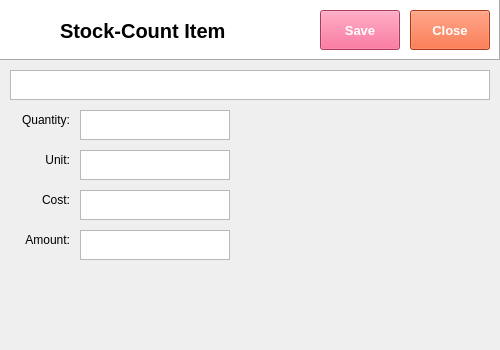
<?xml version="1.0" encoding="UTF-8"?>
<ui version="4.0">
 <class>Dialog</class>
 <widget class="QDialog" name="Dialog">
  <property name="geometry">
   <rect>
    <x>0</x>
    <y>0</y>
    <width>500</width>
    <height>350</height>
   </rect>
  </property>
  <property name="windowTitle">
   <string>Dialog</string>
  </property>
  <widget class="QFrame" name="frame">
   <property name="geometry">
    <rect>
     <x>0</x>
     <y>0</y>
     <width>500</width>
     <height>60</height>
    </rect>
   </property>
   <property name="autoFillBackground">
    <bool>false</bool>
   </property>
   <property name="styleSheet">
    <string notr="true">background-color: rgb(255, 255, 255);</string>
   </property>
   <property name="frameShape">
    <enum>QFrame::Panel</enum>
   </property>
   <property name="frameShadow">
    <enum>QFrame::Raised</enum>
   </property>
   <widget class="QLabel" name="label">
    <property name="geometry">
     <rect>
      <x>10</x>
      <y>10</y>
      <width>38</width>
      <height>32</height>
     </rect>
    </property>
    <property name="text">
     <string/>
    </property>
    <property name="pixmap">
     <pixmap>../../python-pos/img/Disbursement.png</pixmap>
    </property>
    <property name="scaledContents">
     <bool>true</bool>
    </property>
   </widget>
   <widget class="QLabel" name="label_2">
    <property name="geometry">
     <rect>
      <x>60</x>
      <y>10</y>
      <width>220</width>
      <height>41</height>
     </rect>
    </property>
    <property name="font">
     <font>
      <family>Segoe UI</family>
      <pointsize>15</pointsize>
      <weight>75</weight>
      <bold>true</bold>
     </font>
    </property>
    <property name="text">
     <string>Stock-Count Item</string>
    </property>
    <property name="textFormat">
     <enum>Qt::PlainText</enum>
    </property>
   </widget>
   <widget class="QPushButton" name="pushButton">
    <property name="geometry">
     <rect>
      <x>1200</x>
      <y>10</y>
      <width>70</width>
      <height>40</height>
     </rect>
    </property>
    <property name="font">
     <font>
      <family>Segoe UI</family>
      <pointsize>10</pointsize>
      <weight>75</weight>
      <bold>true</bold>
     </font>
    </property>
    <property name="autoFillBackground">
     <bool>false</bool>
    </property>
    <property name="styleSheet">
     <string notr="true">background-color: rgb(240, 80, 128);
color: rgb(255, 255, 255);</string>
    </property>
    <property name="text">
     <string>View</string>
    </property>
   </widget>
   <widget class="QPushButton" name="pushButton_2">
    <property name="geometry">
     <rect>
      <x>1280</x>
      <y>10</y>
      <width>70</width>
      <height>40</height>
     </rect>
    </property>
    <property name="font">
     <font>
      <family>Segoe UI</family>
      <pointsize>10</pointsize>
      <weight>75</weight>
      <bold>true</bold>
     </font>
    </property>
    <property name="styleSheet">
     <string notr="true">background-color: rgb(243, 79, 28);
color: rgb(255, 255, 255);</string>
    </property>
    <property name="text">
     <string>Close</string>
    </property>
    <property name="flat">
     <bool>false</bool>
    </property>
   </widget>
  </widget>
  <widget class="QPushButton" name="pushButton_6">
   <property name="geometry">
    <rect>
     <x>320</x>
     <y>10</y>
     <width>80</width>
     <height>40</height>
    </rect>
   </property>
   <property name="font">
    <font>
     <family>Segoe UI</family>
     <pointsize>10</pointsize>
     <weight>75</weight>
     <bold>true</bold>
    </font>
   </property>
   <property name="autoFillBackground">
    <bool>false</bool>
   </property>
   <property name="styleSheet">
    <string notr="true">background-color: rgb(240, 80, 128);
color: rgb(255, 255, 255);</string>
   </property>
   <property name="text">
    <string>Save</string>
   </property>
  </widget>
  <widget class="QPushButton" name="pushButton_7">
   <property name="geometry">
    <rect>
     <x>410</x>
     <y>10</y>
     <width>80</width>
     <height>40</height>
    </rect>
   </property>
   <property name="font">
    <font>
     <family>Segoe UI</family>
     <pointsize>10</pointsize>
     <weight>75</weight>
     <bold>true</bold>
    </font>
   </property>
   <property name="autoFillBackground">
    <bool>false</bool>
   </property>
   <property name="styleSheet">
    <string notr="true">background-color: rgb(243, 79, 28);
color: rgb(255, 255, 255);</string>
   </property>
   <property name="text">
    <string>Close</string>
   </property>
  </widget>
  <widget class="QTextEdit" name="textEdit_2">
   <property name="geometry">
    <rect>
     <x>10</x>
     <y>70</y>
     <width>480</width>
     <height>30</height>
    </rect>
   </property>
  </widget>
  <widget class="QLabel" name="label_3">
   <property name="geometry">
    <rect>
     <x>10</x>
     <y>110</y>
     <width>60</width>
     <height>20</height>
    </rect>
   </property>
   <property name="font">
    <font>
     <family>Segoe UI</family>
     <pointsize>9</pointsize>
    </font>
   </property>
   <property name="text">
    <string>Quantity:</string>
   </property>
   <property name="alignment">
    <set>Qt::AlignRight|Qt::AlignTrailing|Qt::AlignVCenter</set>
   </property>
  </widget>
  <widget class="QTextEdit" name="textEdit_3">
   <property name="geometry">
    <rect>
     <x>80</x>
     <y>110</y>
     <width>150</width>
     <height>30</height>
    </rect>
   </property>
  </widget>
  <widget class="QLabel" name="label_4">
   <property name="geometry">
    <rect>
     <x>10</x>
     <y>150</y>
     <width>60</width>
     <height>20</height>
    </rect>
   </property>
   <property name="font">
    <font>
     <family>Segoe UI</family>
     <pointsize>9</pointsize>
    </font>
   </property>
   <property name="text">
    <string>Unit:</string>
   </property>
   <property name="alignment">
    <set>Qt::AlignRight|Qt::AlignTrailing|Qt::AlignVCenter</set>
   </property>
  </widget>
  <widget class="QTextEdit" name="textEdit_4">
   <property name="geometry">
    <rect>
     <x>80</x>
     <y>150</y>
     <width>150</width>
     <height>30</height>
    </rect>
   </property>
  </widget>
  <widget class="QLabel" name="label_5">
   <property name="geometry">
    <rect>
     <x>10</x>
     <y>190</y>
     <width>60</width>
     <height>20</height>
    </rect>
   </property>
   <property name="font">
    <font>
     <family>Segoe UI</family>
     <pointsize>9</pointsize>
    </font>
   </property>
   <property name="text">
    <string>Cost:</string>
   </property>
   <property name="alignment">
    <set>Qt::AlignRight|Qt::AlignTrailing|Qt::AlignVCenter</set>
   </property>
  </widget>
  <widget class="QTextEdit" name="textEdit_5">
   <property name="geometry">
    <rect>
     <x>80</x>
     <y>190</y>
     <width>150</width>
     <height>30</height>
    </rect>
   </property>
  </widget>
  <widget class="QLabel" name="label_6">
   <property name="geometry">
    <rect>
     <x>10</x>
     <y>230</y>
     <width>60</width>
     <height>20</height>
    </rect>
   </property>
   <property name="font">
    <font>
     <family>Segoe UI</family>
     <pointsize>9</pointsize>
    </font>
   </property>
   <property name="text">
    <string>Amount:</string>
   </property>
   <property name="alignment">
    <set>Qt::AlignRight|Qt::AlignTrailing|Qt::AlignVCenter</set>
   </property>
  </widget>
  <widget class="QTextEdit" name="textEdit_6">
   <property name="geometry">
    <rect>
     <x>80</x>
     <y>230</y>
     <width>150</width>
     <height>30</height>
    </rect>
   </property>
  </widget>
 </widget>
 <resources/>
 <connections/>
</ui>
